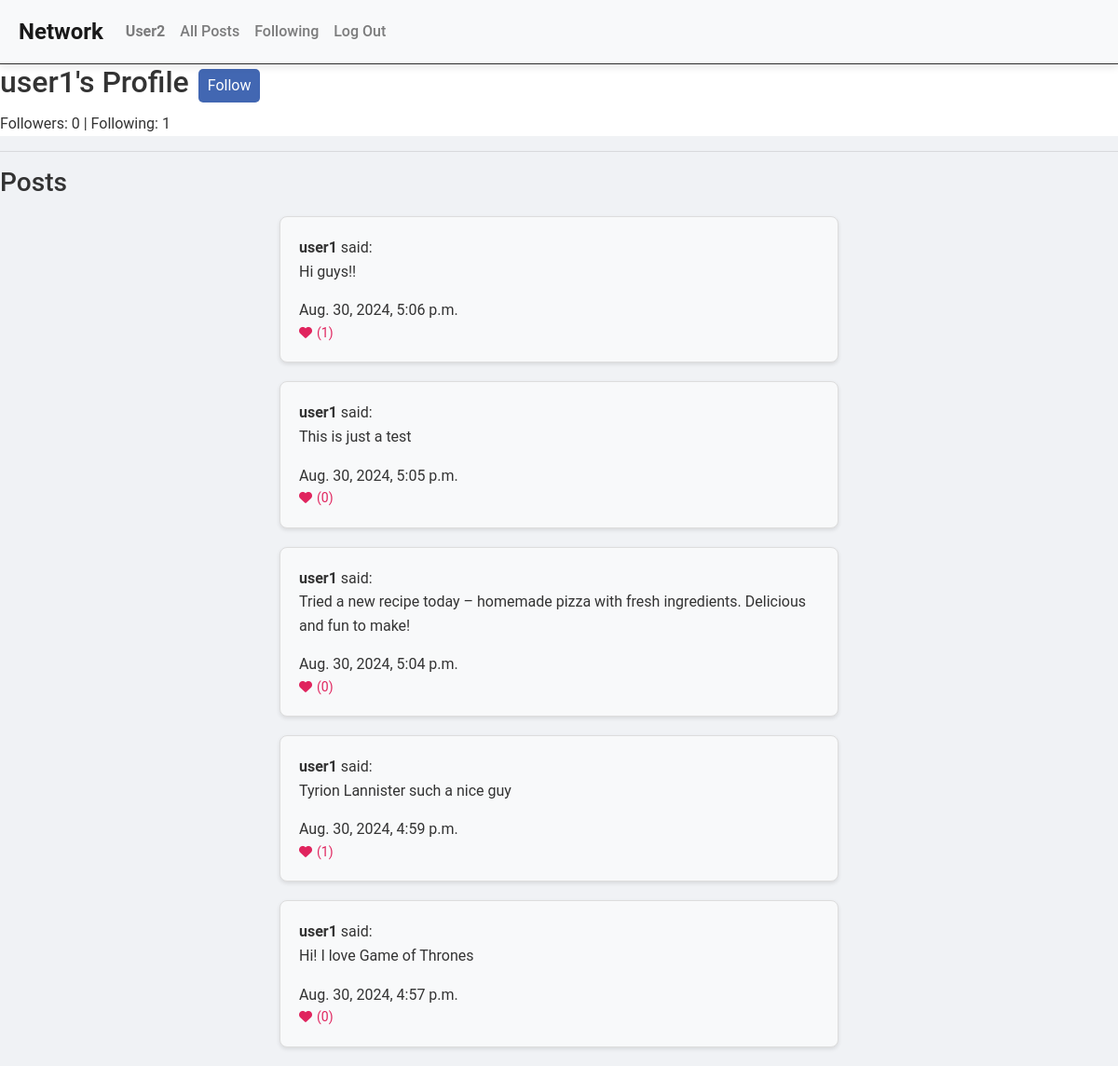
The app's page /profile/1 (signed in) with its own data.
### network/models.py (models this page shows, shortened)
class User(AbstractUser):
    pass

class Post(models.Model):
    user = models.ForeignKey(User, on_delete=models.CASCADE, related_name="posts")
    content = models.TextField()
    timestamp = models.DateTimeField(auto_now_add=True)

### network/views.py (the view)
# urls.py: path("profile/<int:user_id>", views.profile, name="profile"),
@login_required
def profile(request, user_id):
    user = get_object_or_404(User, pk=user_id)
    posts = user.posts.all().order_by("-timestamp")
    following = Follow.objects.filter(follower=user).count()
    followers = Follow.objects.filter(following=user).count()
    is_following = Follow.objects.filter(follower=request.user, following=user).exists()
    return render(request, "network/profile.html", {
        "profile_user": user,
        "posts": posts,
        "following": following,
        "followers": followers,
        "is_following": is_following
    })

### network/templates/network/profile.html (shortened to what this page needs)
{% extends "network/layout.html" %}
{% block body %}
    <div class="profileBegin">
        <div class="profileHeader">
            <h2>{{ profile_user.username }}'s Profile</h2>
            {% if user.is_authenticated and user.id != profile_user.id %}
                <button id="follow-toggle-btn">
                    {% if is_following %}
                        Unfollow
                    {% else %}
                        Follow
                    {% endif %}
                </button>
            {% endif %}
        </div>
        <p>Followers: {{ followers }} | Following: {{ following }}</p>
    </div>
<hr>
    <h3>Posts</h3>
    <div class="posts">
        {% for post in posts %}
            <div class="post">
                <strong>{{ post.user.username }}</strong> said:
                <p>{{ post.content }}</p>
                <span>{{ post.timestamp }}</span>
                {% if user.is_authenticated %}
                    <button class="like-btn" data-post-id="{{ post.id }}">
                        <i class="fas fa-heart"></i> ({{ post.likes.count }})
                    </button>
                {% endif %}
            </div>
        {% endfor %}
    </div>
{% endblock %}

### network/templates/network/layout.html (shortened to what this page needs)
{% load static %}
<!DOCTYPE html>
<html lang="en">
    <head>
        <link rel="stylesheet" href="https://stackpath.bootstrapcdn.com/bootstrap/4.4.1/css/bootstrap.min.css">
        <link href="{% static 'network/styles.css' %}" rel="stylesheet">
        <link rel="stylesheet" href="https://cdnjs.cloudflare.com/ajax/libs/font-awesome/6.0.0-beta3/css/all.min.css">
    </head>
    <body>
        <nav class="navbar navbar-expand-lg navbar-light bg-light">
            <a class="navbar-brand" href="#">Network</a>
            <div>
              <ul class="navbar-nav mr-auto">
                {% if user.is_authenticated %}
                    <li class="nav-item">
                        <a class="nav-link" href="{% url 'profile' user_id=user.id %}"><strong>{{ user.username }}</strong></a>
                    </li>
                {% endif %}
                <li class="nav-item">
                  <a class="nav-link" href="{% url 'index' %}">All Posts</a>
                </li>
                {% if user.is_authenticated %}
                    <li class="nav-item">
                        <a class="nav-link" href="{% url 'following' %}">Following</a>
                    </li>
                    <li class="nav-item">
                        <a class="nav-link" href="{% url 'logout' %}">Log Out</a>
                    </li>
                {% endif %}
              </ul>
            </div>
          </nav>
        <div class="body">
            {% block body %}
            {% endblock %}
        </div>
    </body>
</html>

### network/static/network/styles.css (style rules this page uses)
* { margin: 0; padding: 0; box-sizing: border-box; }
body { font-family: 'Roboto', sans-serif; background-color: #f0f2f5; color: #333; line-height: 1.6; }
.navbar { background-color: #4267B2; padding: 10px 20px; box-shadow: 0 4px 8px rgba(0, 0, 0, 0.1); }
.navbar-brand { color: #fff; font-size: 1.5rem; font-weight: bold; }
.navbar-nav .nav-link { color: #fff; font-weight: 500; padding: 10px 15px; transition: background-color 0.3s ease, color 0.3s ease; }
.posts { margin: 20px auto; max-width: 600px; }
.post { background-color: #f8f9fa; padding: 20px; margin-bottom: 20px; border-radius: 8px; border: 1px solid #ddd; box-shadow: 0 2px 4px rgba(0, 0, 0, 0.1); position: relative; }
.like-btn { background-color: transparent; border: none; color: #e0245e; font-size: 14px; cursor: pointer; display: flex; align-items: center; }
.like-btn i { margin-right: 5px; }
.profileHeader { display:flex; }
#follow-toggle-btn { background-color: #4267B2; color: white; border: none; padding: 5px 10px; margin-left: 10px; border-radius: 5px; cursor: pointer; margin-bottom: 10px; margin-top: 5px; }
.profileBegin { background-color: #ffffff; border-top: solid 1px; }

### records on screen
User: username "User2"
User: username "user1"
Post: user.username "user1", content "Hi guys!!", timestamp "Aug. 30, 2024, 5:06 p.m.", likes.count "1"
Post: user.username "user1", content "This is just a test", timestamp "Aug. 30, 2024, 5:05 p.m.", likes.count "0"
Post: user.username "user1", content "Tried a new recipe today – homemade pizza with fresh ingredients. Delicious and fun to make!", timestamp "Aug. 30, 2024, 5:04 p.m.", likes.count "0"
Post: user.username "user1", content "Tyrion Lannister such a nice guy", timestamp "Aug. 30, 2024, 4:59 p.m.", likes.count "1"
Post: user.username "user1", content "Hi! I love Game of Thrones", timestamp "Aug. 30, 2024, 4:57 p.m.", likes.count "0"

### other values on screen
{{ followers }} "0"
{{ following }} "1"
